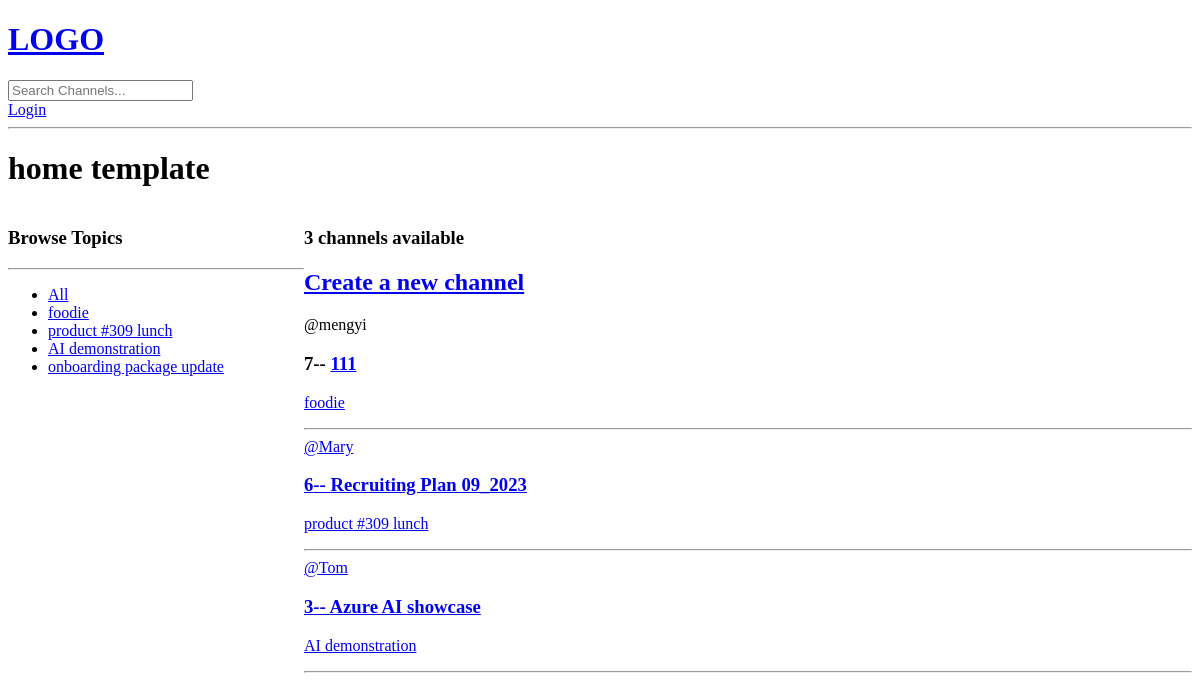
/, run on an earlier commit of the app's database.
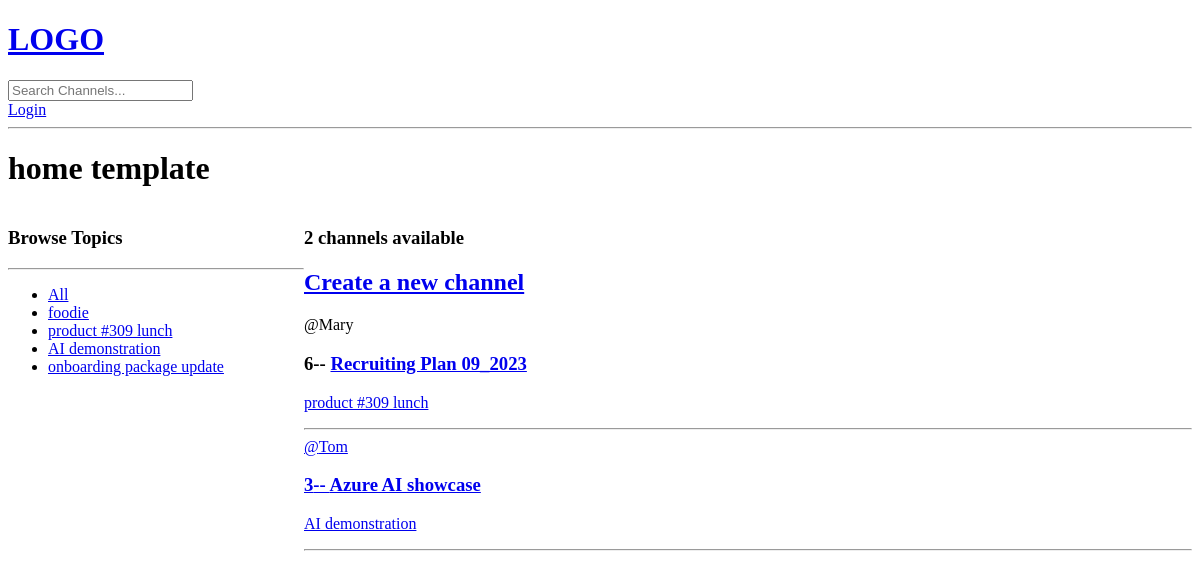
And on a later commit of the database.
### core/models.py (models this page shows, shortened)
class Topic(models.Model):
    name = models.CharField(max_length=160)

class Channel(models.Model):
    host = models.ForeignKey(User, on_delete=models.CASCADE, null=True)
    topic = models.ForeignKey(Topic, on_delete=models.SET_NULL, null=True)
    name = models.CharField(max_length=160)
    description = models.TextField(blank=True, null=True)
    updated = models.DateTimeField(auto_now=True)
    created = models.DateTimeField(auto_now_add=True)
    class Meta:
        ordering = ['-updated', '-created']

### core/views.py (the view)
# urls.py: path('', views.home, name='home'),
def home(request):
    q = request.GET.get('q') if request.GET.get('q') != None else ''
    channels = Channel.objects.filter(
        Q(topic__name__icontains=q) |
        Q(name__icontains=q) |
        Q(description__icontains=q)
    )
    topics = Topic.objects.all()
    channel_count = channels.count()
    context = {
        'channels': channels,
        'topics': topics,
        'channel_count': channel_count
    }
    return render(request, 'core/home.html', context)

### core/templates/core/home.html (shortened to what this page needs)
{% extends "main.html" %}
{% block content %}
<h1>home template</h1>
<div class="home-container">
    <div>
        <h3>Browse Topics</h3>
        <hr>
        <ul>
            <li>
                <a href="{% url 'home' %}">All</a>
            </li>
            {% for topic in topics %}
            <li>
                <a href="{% url 'home' %}?q={{topic.name}}">{{topic.name}}</a>
            </li>
            {% endfor %}
    </div>
    <div>
        <h3>{{channel_count}} channels available</h3>
        <h2><a href="{% url 'create-channel' %}">Create a new channel</a></h2>
        <div>
            {% for channel in channels %}
            <div>
                <span>@{{channel.host.username}}</span>
                <h3> {{channel.id}}--
                    <a href="{% url 'channel' channel.id %}">
                        {{channel.name}}
                </h3>
                <p>{{channel.topic.name}}</p>
                <hr>
            </div>
            {% endfor %}
        </div>
    </div>
</div>
{% endblock content %}

### templates/main.html (shortened to what this page needs)
<!DOCTYPE html>
<html lang="en">
<head>
</head>
<body>
    {% include 'navbar.html'%}
    {% block content %}
    {% endblock %}
</body>
</html>

### templates/navbar.html
<a href="/">
    <h1>LOGO</h1>
</a>
<form method="GET" action="{% url 'home' %}">
    <input type="text" name="q" placeholder="Search Channels...">
</form>
{% if user.is_authenticated %}
<p> Hello, {{ request.user }}!</p>
<a href="{% url 'logout' %}">Logout</a>
{% else %}
<a href="{% url 'login' %}">Login</a>
{% endif %}
<hr />

### core/templates/core/home.html (style rules this page uses)
.home-container { display: grid; grid-template-columns: 1fr 3fr; }

What changed in the data, as far as the page shows it:
removed Channel: host.username "mengyi", id "7", name "111", topic.name "foodie"
Also different on the page:
{{ channel_count }}: "3" → "2"
